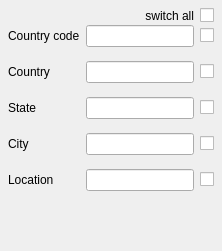
     <widget class="QWidget" name="asGPSIPTCTab">
      <property name="sizePolicy">
       <sizepolicy hsizetype="Expanding" vsizetype="Expanding">
        <horstretch>0</horstretch>
        <verstretch>0</verstretch>
       </sizepolicy>
      </property>
      <property name="minimumSize">
       <size>
        <width>0</width>
        <height>0</height>
       </size>
      </property>
      <property name="styleSheet">
       <string notr="true"> QCheckBox::indicator:unchecked {
     image: url(&quot;:/img/unchecked.png&quot;);
     background-color: rgb(170, 0, 0);
 }

 QCheckBox::indicator:checked {
     image: url(&quot;:/img/checked.png&quot;);
     background-color: rgb(0, 150, 0);
 }

 QCheckBox::indicator:indeterminate {
     image: url(&quot;:/img/indeterminate.png&quot;);
	 background-color: rgb(220, 220, 0);
 }
</string>
      </property>
      <attribute name="title">
       <string>IPTC</string>
      </attribute>
      <layout class="QGridLayout" name="gridLayout2" columnstretch="0,0,0">
       <property name="sizeConstraint">
        <enum>QLayout::SetDefaultConstraint</enum>
       </property>
       <property name="verticalSpacing">
        <number>2</number>
       </property>
       <property name="margin">
        <number>8</number>
       </property>
       <item row="2" column="0">
        <widget class="QLabel" name="countryCodeLabel">
         <property name="text">
          <string>Country code</string>
         </property>
        </widget>
       </item>
       <item row="2" column="1">
        <widget class="QLineEdit" name="countryCodeLineEdit">
         <property name="toolTip">
          <string>&lt;html&gt;The IPTC country code. It can be a 2- or 3-letter-code. See the settings tab.&lt;/html&gt;</string>
         </property>
        </widget>
       </item>
       <item row="4" column="0">
        <widget class="QLabel" name="countryLabel">
         <property name="text">
          <string>Country</string>
         </property>
        </widget>
       </item>
       <item row="4" column="1">
        <widget class="QLineEdit" name="countryLineEdit">
         <property name="toolTip">
          <string>&lt;html&gt;The IPTC country name&lt;/html&gt;</string>
         </property>
        </widget>
       </item>
       <item row="6" column="0">
        <widget class="QLabel" name="stateLabel">
         <property name="text">
          <string>State</string>
         </property>
        </widget>
       </item>
       <item row="6" column="1">
        <widget class="QLineEdit" name="stateLineEdit">
         <property name="toolTip">
          <string>&lt;html&gt;The IPTC state name&lt;/html&gt;</string>
         </property>
        </widget>
       </item>
       <item row="8" column="0">
        <widget class="QLabel" name="cityLabel">
         <property name="text">
          <string>City</string>
         </property>
        </widget>
       </item>
       <item row="8" column="1">
        <widget class="QLineEdit" name="cityLineEdit">
         <property name="toolTip">
          <string>&lt;html&gt;The IPTC city name&lt;/html&gt;</string>
         </property>
        </widget>
       </item>
       <item row="12" column="1">
        <spacer name="verticalSpacer">
         <property name="orientation">
          <enum>Qt::Vertical</enum>
         </property>
         <property name="sizeHint" stdset="0">
          <size>
           <width>20</width>
           <height>40</height>
          </size>
         </property>
        </spacer>
       </item>
       <item row="2" column="2">
        <widget class="QCheckBox" name="countryCodeCB">
         <property name="focusPolicy">
          <enum>Qt::NoFocus</enum>
         </property>
         <property name="toolTip">
          <string>&lt;html&gt;green: overwrite&lt;br/&gt;yellow: overwrite if empty&lt;br/&gt;red: do not write&lt;/html&gt;</string>
         </property>
         <property name="text">
          <string/>
         </property>
         <property name="tristate">
          <bool>true</bool>
         </property>
        </widget>
       </item>
       <item row="4" column="2">
        <widget class="QCheckBox" name="countryCB">
         <property name="focusPolicy">
          <enum>Qt::NoFocus</enum>
         </property>
         <property name="toolTip">
          <string>&lt;html&gt;green: overwrite&lt;br/&gt;yellow: overwrite if empty&lt;br/&gt;red: do not write&lt;/html&gt;</string>
         </property>
         <property name="text">
          <string/>
         </property>
         <property name="tristate">
          <bool>true</bool>
         </property>
        </widget>
       </item>
       <item row="6" column="2">
        <widget class="QCheckBox" name="stateCB">
         <property name="focusPolicy">
          <enum>Qt::NoFocus</enum>
         </property>
         <property name="toolTip">
          <string>&lt;html&gt;green: overwrite&lt;br/&gt;yellow: overwrite if empty&lt;br/&gt;red: do not write&lt;/html&gt;</string>
         </property>
         <property name="text">
          <string/>
         </property>
         <property name="tristate">
          <bool>true</bool>
         </property>
        </widget>
       </item>
       <item row="8" column="2">
        <widget class="QCheckBox" name="cityCB">
         <property name="focusPolicy">
          <enum>Qt::NoFocus</enum>
         </property>
         <property name="toolTip">
          <string>&lt;html&gt;green: overwrite&lt;br/&gt;yellow: overwrite if empty&lt;br/&gt;red: do not write&lt;/html&gt;</string>
         </property>
         <property name="text">
          <string/>
         </property>
         <property name="tristate">
          <bool>true</bool>
         </property>
        </widget>
       </item>
       <item row="10" column="0">
        <widget class="QLabel" name="label">
         <property name="text">
          <string>Location</string>
         </property>
        </widget>
       </item>
       <item row="10" column="1">
        <widget class="QLineEdit" name="locationLineEdit">
         <property name="toolTip">
          <string>&lt;html&gt;The IPTC location name&lt;/html&gt;</string>
         </property>
        </widget>
       </item>
       <item row="10" column="2">
        <widget class="QCheckBox" name="locationCB">
         <property name="focusPolicy">
          <enum>Qt::NoFocus</enum>
         </property>
         <property name="toolTip">
          <string>&lt;html&gt;green: overwrite&lt;br/&gt;yellow: overwrite if empty&lt;br/&gt;red: do not write&lt;/html&gt;</string>
         </property>
         <property name="text">
          <string/>
         </property>
         <property name="tristate">
          <bool>true</bool>
         </property>
        </widget>
       </item>
       <item row="1" column="2">
        <widget class="QCheckBox" name="iptcCB">
         <property name="focusPolicy">
          <enum>Qt::NoFocus</enum>
         </property>
         <property name="toolTip">
          <string>&lt;html&gt;Checker for all subsequent check boxes.&lt;/html&gt;</string>
         </property>
         <property name="layoutDirection">
          <enum>Qt::LeftToRight</enum>
         </property>
         <property name="text">
          <string/>
         </property>
         <property name="tristate">
          <bool>true</bool>
         </property>
        </widget>
       </item>
       <item row="3" column="1">
        <widget class="QLabel" name="labCountryCode">
         <property name="font">
          <font>
           <pointsize>7</pointsize>
          </font>
         </property>
         <property name="toolTip">
          <string>&lt;html&gt;current IPTC data value&lt;/html&gt;</string>
         </property>
         <property name="text">
          <string/>
         </property>
         <property name="indent">
          <number>2</number>
         </property>
        </widget>
       </item>
       <item row="5" column="1">
        <widget class="QLabel" name="labCountry">
         <property name="font">
          <font>
           <pointsize>7</pointsize>
          </font>
         </property>
         <property name="toolTip">
          <string>&lt;html&gt;current IPTC data value&lt;/html&gt;</string>
         </property>
         <property name="text">
          <string/>
         </property>
         <property name="indent">
          <number>2</number>
         </property>
        </widget>
       </item>
       <item row="7" column="1">
        <widget class="QLabel" name="labState">
         <property name="font">
          <font>
           <pointsize>7</pointsize>
          </font>
         </property>
         <property name="toolTip">
          <string>&lt;html&gt;current IPTC data value&lt;/html&gt;</string>
         </property>
         <property name="text">
          <string/>
         </property>
         <property name="indent">
          <number>2</number>
         </property>
        </widget>
       </item>
       <item row="9" column="1">
        <widget class="QLabel" name="labCity">
         <property name="font">
          <font>
           <pointsize>7</pointsize>
          </font>
         </property>
         <property name="toolTip">
          <string>&lt;html&gt;current IPTC data value&lt;/html&gt;</string>
         </property>
         <property name="text">
          <string/>
         </property>
         <property name="indent">
          <number>2</number>
         </property>
        </widget>
       </item>
       <item row="11" column="1">
        <widget class="QLabel" name="labLoc">
         <property name="font">
          <font>
           <pointsize>7</pointsize>
          </font>
         </property>
         <property name="toolTip">
          <string>&lt;html&gt;current IPTC data value&lt;/html&gt;</string>
         </property>
         <property name="text">
          <string/>
         </property>
         <property name="indent">
          <number>2</number>
         </property>
        </widget>
       </item>
       <item row="1" column="1">
        <widget class="QLabel" name="label_2">
         <property name="layoutDirection">
          <enum>Qt::LeftToRight</enum>
         </property>
         <property name="text">
          <string>switch all</string>
         </property>
         <property name="alignment">
          <set>Qt::AlignRight|Qt::AlignTrailing|Qt::AlignVCenter</set>
         </property>
         <property name="margin">
          <number>4</number>
         </property>
        </widget>
       </item>
      </layout>
     </widget>
